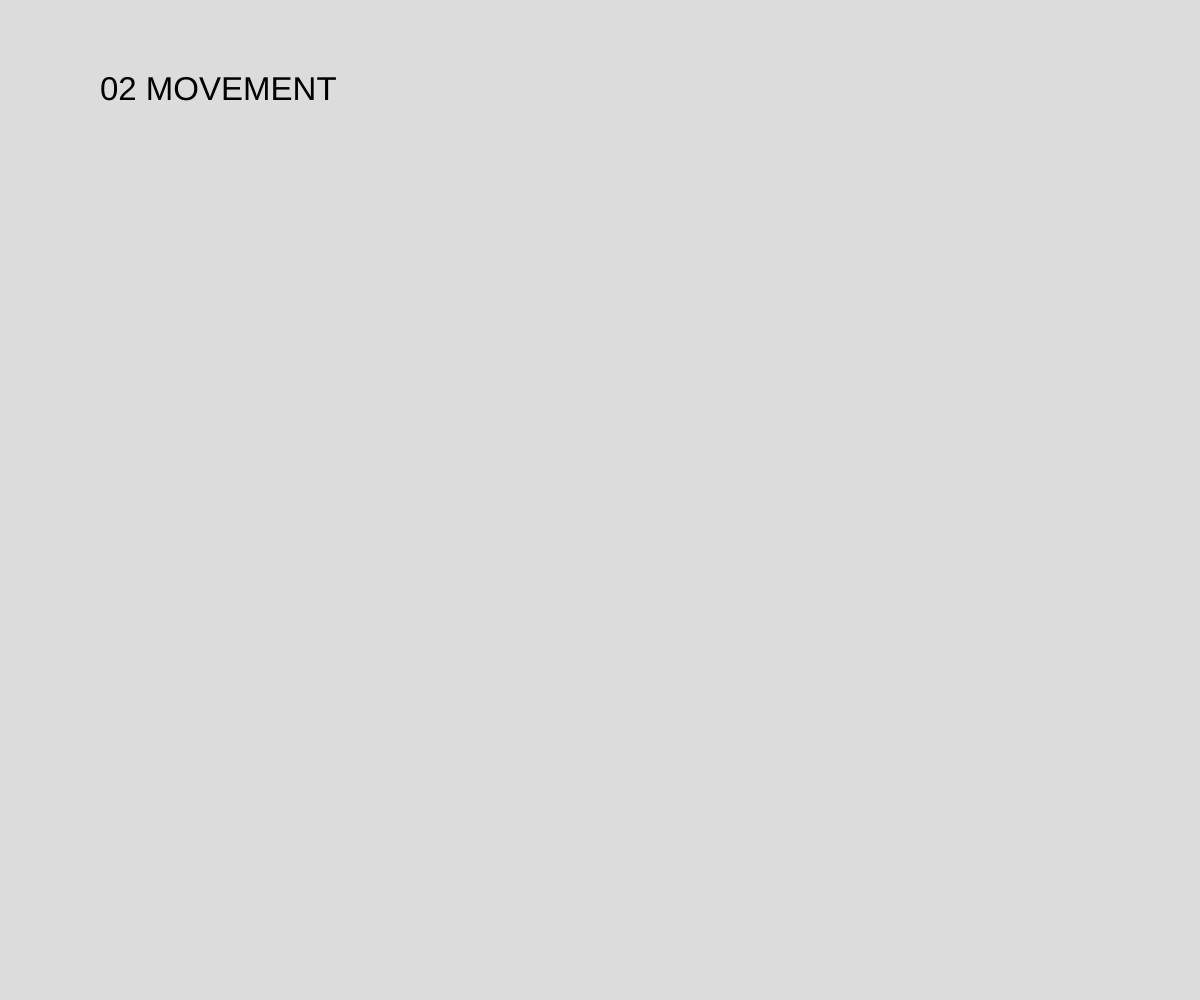
Frame 1 (no input)
Frame 60 (no input): identical to frame 1, image omitted
Frame 120 (the mouse pressed at the canvas centre since frame 60): identical to frame 1, image omitted

The p5.js sketch that drew this single still picture (run headless with seeded random() and noise() and a simulated clock; from frame 60 on, the mouse is pressed at the canvas centre):

// p5.js sketch
// ── sketch.js
function setup() {
  createCanvas(windowWidth, windowHeight);
}


function draw() {
  background(220);
  textSize(33);
  text("02 MOVEMENT", 100, 100);
}
